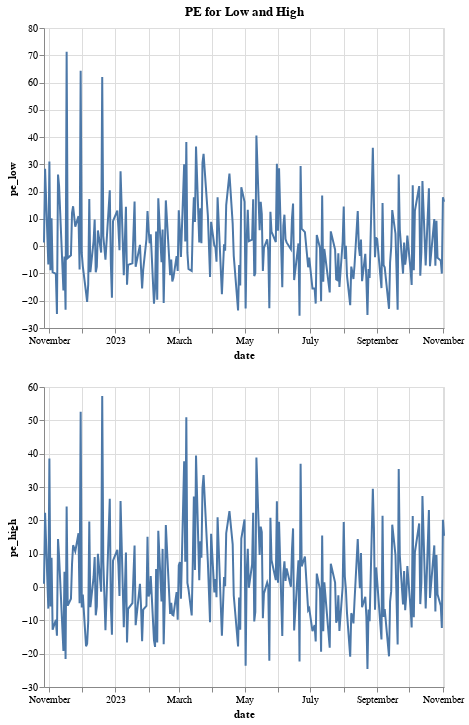

Source (notebook cell):
### Markdown cell above
### CVAE predictions - baseline

### Code cell
show_results('/home/flor/cs236/data/predictions_cvae83.pkd')

### Figure 1 — Vega-Lite specification as saved in the notebook (floating-point values rounded to 4 significant figures; data arrays with more than 128 entries replaced by an {"elided": "..."} marker saying what was removed)
{"config": {"view": {"continuousWidth": 400, "continuousHeight": 300}}, "vconcat": [{"mark": "line", "encoding": {"x": {"type": "temporal", "field": "date"}, "y": {"type": "quantitative", "field": "pe_low"}}, "title": "PE for Low and High"}, {"mark": "line", "encoding": {"x": {"type": "temporal", "field": "date"}, "y": {"type": "quantitative", "field": "pe_high"}}}], "data": {"name": "data-20ffe5667a24dad745aae49f581397e6"}, "$schema": "https://vega.github.io/schema/vega-lite/v4.8.1.json", "datasets": {"data-20ffe5667a24dad745aae49f581397e6": {"elided": "233 records"}}}
